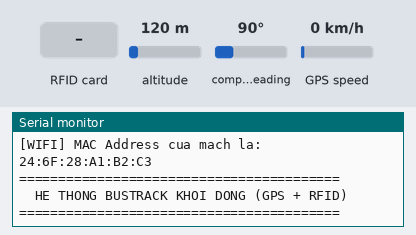
A sketch run on a simulated ESP32. Parts: the last lines printed to the serial monitor. Inputs (shaded band) come from the test bench; at power-on: altitude 120 m, compass heading 90°, GPS speed 0 km/h. WiFi joins after 1.5 s; servers stay silent unless stated; uploads are accepted with an empty reply; the GPS gets a fix after 3 s at 37.7749, -122.4194 with 8 satellites.

Above: at 2.7 s.
2.8 s: RFID card 66 66 88 88 held to the reader
At 4.2 s:
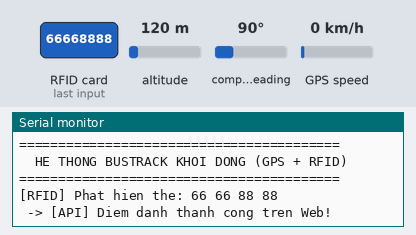
4.5 s: RFID card 5E 7A 19 C4 held to the reader
At 4.7 s:
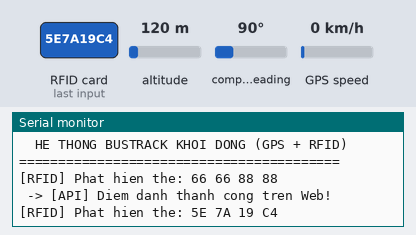

The sketch:

BusTrack_RFID.ino
```cpp
/**
 * BusTrack — ESP32 RFID Scanner
 * ─────────────────────────────────────────────────────────────
 * Phần cứng:
 *   - ESP32 (bất kỳ board nào)
 *   - MFRC522 RFID module
 *
 * Kết nối SPI (MFRC522 → ESP32):
 *   SDA  (SS/CS) → GPIO 5
 *   SCK          → GPIO 18
 *   MOSI         → GPIO 23
 *   MISO         → GPIO 19
 *   RST          → GPIO 4
 *   3.3V & GND   → 3.3V & GND
 *
 * Thư viện cần cài (Arduino Library Manager):
 *   - "MFRC522" by GithubCommunity
 *
 * ─────────────────────────────────────────────────────────────
 * HƯỚNG DẪN CẤU HÌNH:
 *   1. Điền WIFI_SSID, WIFI_PASSWORD của mạng nội bộ
 *   2. Cập nhật SERVER_HOST nếu đổi domain Render
 *   3. Nạp sketch, mở Serial Monitor @ 115200 baud
 *   4. Quẹt thẻ RFID → xem phản hồi từ server
 * ─────────────────────────────────────────────────────────────
 */

#include <WiFi.h>
#include <WiFiClientSecure.h>  // HTTPS — bắt buộc cho Render.com
#include <HTTPClient.h>
#include <SPI.h>
#include <MFRC522.h>
#include <TinyGPSPlus.h>
#include <HardwareSerial.h>

// ================= 1. CẤU HÌNH MẠNG & WEB =================
const char* ssid = "Cong Hue";
const char* password = "66668888";

// [RENDER.COM] Cập nhật sang HTTPS production
const char* SERVER_HOST = "bustrack-backend-vq38.onrender.com"; // Chỉ hostname, không có https://
String busId = "69b13051f673cb7fb1079638";
const char* API_KEY = "bustrack_iot_2026_esp32";

// ================= 2. CẤU HÌNH PHẦN CỨNG =================
// Cấu hình RFID RC522
#define RST_PIN 22
#define SS_PIN  5
MFRC522 rfid(SS_PIN, RST_PIN);

// Cấu hình GPS NEO-6M
TinyGPSPlus gps;
HardwareSerial gpsSerial(2);

// Biến điều phối thời gian và lưu trữ
String macAddress = "";
unsigned long lastGpsTime = 0;

void setup() {
  Serial.begin(115200);

  // Khởi tạo cả 2 module
  SPI.begin();
  rfid.PCD_Init();
  gpsSerial.begin(9600, SERIAL_8N1, 16, 17);

  // Kết nối WiFi
  Serial.println("\n[WIFI] Dang ket noi...");
  WiFi.begin(ssid, password);
  while (WiFi.status() != WL_CONNECTED) {
    delay(500);
    Serial.print(".");
  }

  // Lấy và IN RA màn hình MAC Address (Cực kỳ quan trọng để dán lên Web)
  macAddress = WiFi.macAddress();
  Serial.println("\n[WIFI] Ket noi thanh cong!");
  Serial.println("[WIFI] MAC Address cua mach la: " + macAddress);

  Serial.println("=========================================");
  Serial.println("  HE THONG BUSTRACK KHOI DONG (GPS + RFID)");
  Serial.println("=========================================");
}

void loop() {
  // ---------------------------------------------------------
  // LUỒNG 1: LẮNG NGHE GPS LIÊN TỤC
  // ---------------------------------------------------------
  while (gpsSerial.available() > 0) {
    gps.encode(gpsSerial.read());
  }

  // ---------------------------------------------------------
  // LUỒNG 2: KIỂM TRA QUẸT THẺ (Ưu tiên xử lý ngay)
  // ---------------------------------------------------------
  if (rfid.PICC_IsNewCardPresent() && rfid.PICC_ReadCardSerial()) {
    String rfid_uid = "";
    for (byte i = 0; i < rfid.uid.size; i++) {
      rfid_uid += String(rfid.uid.uidByte[i] < 0x10 ? " 0" : " ");
      rfid_uid += String(rfid.uid.uidByte[i], HEX);
    }
    rfid_uid.trim();
    rfid_uid.toUpperCase();

    Serial.println("\n[RFID] Phat hien the: " + rfid_uid);
    sendAttendanceAPI(rfid_uid);

    delay(1500); // Tạm dừng 1.5s để chống quẹt 1 lần gửi chục request
    rfid.PICC_HaltA();
  }

  // ---------------------------------------------------------
  // LUỒNG 3: GỬI TỌA ĐỘ LÊN WEB (Chỉ gửi mỗi 5 giây)
  // ---------------------------------------------------------
  if (millis() - lastGpsTime > 5000) {
    if (gps.location.isValid()) {
      double lat = gps.location.lat();
      double lng = gps.location.lng();
      double speed = gps.speed.isValid() ? gps.speed.kmph() : 0.0;
      double heading = gps.course.isValid() ? gps.course.deg() : 0.0;

      Serial.println("\n[GPS] Dang gui toa do len Live Map...");
      sendLocationAPI(lat, lng, speed, heading);
    } else {
      Serial.println("[GPS] Dang cho ve tinh...");
    }
    lastGpsTime = millis();
  }
}

// ================= CÁC HÀM GỬI API (HTTPS - Render.com) =================
void sendAttendanceAPI(String uid) {
  if (WiFi.status() != WL_CONNECTED) return;

  WiFiClientSecure client;
  client.setInsecure(); // Bỏ qua xác thực SSL certificate

  HTTPClient http;
  http.begin(client, String("https://") + SERVER_HOST + "/api/attendance/scan");
  http.addHeader("Content-Type", "application/json");
  http.addHeader("x-api-key", API_KEY);

  String jsonBody = "{\"rfid_uid\":\"" + uid + "\", \"device_mac_address\":\"" + macAddress + "\"}";
  int httpCode = http.POST(jsonBody);

  if (httpCode == 200 || httpCode == 201) Serial.println(" -> [API] Diem danh thanh cong tren Web!");
  else Serial.printf(" -> [API Loi %d] Khong the diem danh\n", httpCode);
  http.end();
}

void sendLocationAPI(double lat, double lng, double speed, double heading) {
  if (WiFi.status() != WL_CONNECTED) return;

  WiFiClientSecure client;
  client.setInsecure(); // Bỏ qua xác thực SSL certificate

  HTTPClient http;
  // [SỬA LỖI]: Đính kèm API_KEY trực tiếp vào URL (Query Parameter) thay vì chỉ dùng Header.
  // Điều này đảm bảo 100% API_KEY đến được server, vượt qua mọi lỗi rớt Header của ESP32.
  http.begin(client, String("https://") + SERVER_HOST + "/api/buses/" + busId + "/location?api_key=" + API_KEY);
  http.addHeader("Content-Type", "application/json");
  http.addHeader("x-api-key", API_KEY);

  String jsonBody = "{\"lat\":" + String(lat, 6) + ", \"lng\":" + String(lng, 6) +
                    ", \"speed\":" + String(speed, 2) + ", \"heading\":" + String(heading, 2) + "}";
  // [SỬA LỖI]: Dùng PUT thay vì PATCH.
  // Hàm sendRequest("PATCH") của ESP32 thường bị lỗi âm thầm drop custom headers (x-api-key)!
  int httpCode = http.PUT(jsonBody);

  if (httpCode == 200) {
    Serial.println(" -> [API] Live Map da cap nhat!");
  } else {
    Serial.printf(" -> [API Loi %d] Khong the cap nhat Live Map\n", httpCode);
    String response = http.getString();
    Serial.println("    Chi tiet loi: " + response);
  }
  http.end();
}
```

Measured:
- after the input at 2.8 s, the serial monitor: prints a new line at once (image 1)
- after the input at 4.5 s, the serial monitor: prints a new line after 0.05 s (image 2)
